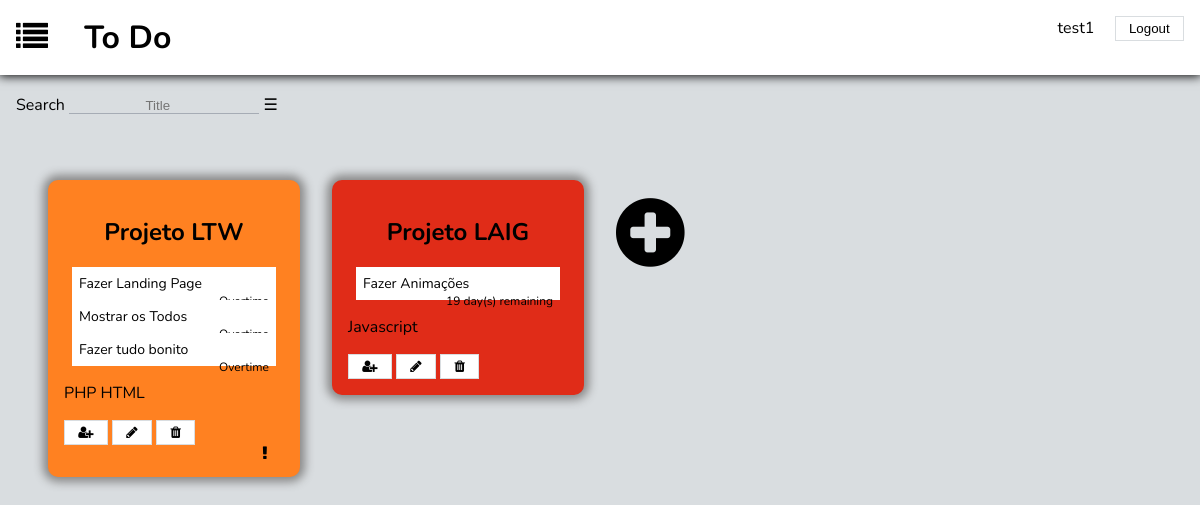
The page /home_page.php (signed in) on the database its author committed.
### tables this page shows
CREATE TABLE belongs (
	list_id INTEGER REFERENCES lists NOT NULL, 
	usr_id INTEGER REFERENCES users NOT NULL,
	PRIMARY KEY(list_id, usr_id)
);

CREATE TABLE lists (
	id INTEGER PRIMARY KEY AUTOINCREMENT,
	title VARCHAR NOT NULL,
	done INTEGER DEFAULT(-1),
	priority INTEGER DEFAULT(3)
);

CREATE TABLE hasCategories (
	list_id INTEGER REFERENCES lists NOT NULL,
	cat_id INTEGER REFERENCES categories NOT NULL,
	PRIMARY KEY(list_id, cat_id)
);

CREATE TABLE categories (
	cat_id INTEGER PRIMARY KEY AUTOINCREMENT,
	cat_name VARCHAR NOT NULL
);

### database/list.php (called while the page is built, shortened)
<?php
	function getAllLists($username){
		global $dbh;
		$stmt = $dbh->prepare("SELECT * FROM lists, users, belongs
								WHERE lists.id = belongs.list_id AND belongs.usr_id = users.usr_id AND usr_username = ?;");
		$stmt->execute(array($username));
		return $stmt->fetchAll();
	}
	function getListCategories($list_id){
		global $dbh;
		$stmt = $dbh->prepare("SELECT * FROM lists, hasCategories, categories
								WHERE hasCategories.list_id = lists.id AND hasCategories.cat_id = categories.cat_id AND lists.id = ?");
		$stmt->execute(array($list_id));
		return $stmt->fetchAll();
	}
	function getListTodos($list_id){
		global $dbh;
		$stmt = $dbh->prepare("SELECT todos.todo_id, todos.name, todos.limit_date, todos.done FROM todos, hasItems, lists
								WHERE lists.id = hasItems.list_id AND hasItems.todo_id = todos.todo_id AND lists.id = ?");
		$stmt->execute(array($list_id));
		return $stmt->fetchAll();
	}
?>

### templates/todos/time.php (called while the page is built, shortened)
<?php
	function getTimeDiff($ref){
		$currdt = new DateTime("now");
		$refdt = new DateTime($ref);
		$days = $currdt->diff($refdt)->format('%R%a');
		if($days > 0)
			$resMsg = intval($days) . " day(s) remaining";
		else
			$resMsg = "Overtime";
		return $resMsg;
	}
?>

### templates/todos/show_lists.php (the view, shortened to what this page needs)
<div id="search">
	<label>Search
		<input type="search" placeholder="Title" name="search_title">
	</label>
	<label class="hamburger" for="hamburger"></label>
</div>
<section id="lists">
	<?php foreach ($lists as $list) { ?>
	<?php
	if($list['priority'] == 1)
		$priority = 'p1';
	else if($list['priority'] == 2)
		$priority = 'p2';
	else if($list['priority'] == 3)
		$priority = 'p3';
	$alert = "";
	if($list['done'] == 1)
		$check = 'check';
	else
		$check = 'not_check';
	?>
	<div>
		<div id=<?= $list['id']?> class="list <?= $priority?> <?= $check?>" onclick="location.href='list_page.php?list_id=<?= $list['list_id']?>'">
			<h2><?= $list['title']?></h2>
			<div class="todos">
				<?php foreach ($todos[$list['id']] as $todo) { ?>
				<?php
					if($todo['done'] == -1){
						$todoStatus = getTimeDiff($todo['limit_date']);
						if($alert != "Overtime" && $todoStatus == "Overtime")
							$alert = "alert";
					}
					else
						$todoStatus = "Done";
				?>
				<div class="todo">
					<p><?= $todo['name']?></p>
					<span><?= $todoStatus ?></span>
				</div>
				<?php } ?>
			</div>
			<div class="categories">
				<?php foreach ($categories[$list['id']] as $cat) { ?>
				<div class="category">
					<p><?= $cat['cat_name']?></p>
				</div>
				<?php } ?>
			</div>
			<button name="Invite"><i class="fa fa-user-plus" aria-hidden="true"></i></button>
			<button name="Edit"><i class="fa fa-pencil" aria-hidden="true"></i></button>
			<button name="Remove"><i class="fa fa-1x fa-trash" aria-hidden="true"></i></button>
			<i class="mark fa fa-exclamation <?= $alert?>" aria-hidden="true"></i>
		</div>
	</div>
		<?php } ?>
		<div id="ultimo">
			<a href="#"><i class="fa fa-plus-circle" aria-hidden="true"></i></a>
		</div>
</section>

### css/todos.css (style rules this page uses)
body { background-color: #d9dde0; font-family: 'Nunito', sans-serif; margin: 0; }
a { text-decoration: none; color: black; }
button, input[type="Submit"] { padding: 0.3em 1em; background-color: white; border: 1px solid #d9dde0; color: black; }
input { border: 0; border-bottom: 1px solid #a6acb5; text-align: center; background-color: inherit; padding: 0.5em 0.5em 0 0.5em; color: black; }
#lists a { text-decoration: none; color: black; }
#lists { margin: 2em; display: grid; grid-template-columns: 25% 25% 25% 25%; grid-template-rows: auto; }
#lists > * { display: inline-block; margin: 1em 1em; }
.list { background-color: white; padding: 1em; border-radius: 10px; box-shadow: 0px 0px 10px 5px #888888; transition: transform 0.5s; }
#ultimo a { font-size: 5em; max-width: 10em; }
.list .mark { display: inline; margin-left: 90%; display: none; }
.list .alert { display: inherit; animation-duration: 2s; animation-name: blink; animation-iteration-count: infinite; }
.list h2 { text-align: center; border-radius: 10px; }
.todos { display: block; margin: 0 0.5em; border-radius: 10px; }
.todo { background-color: white; position: relative; padding: 0.5em; font-size: 14px; }
.todo span { font-size: 12px; }
.todo p { display: inline; }
span { margin-left: 2em; float: right; }
.category { display: inline-block; }
.p1 { background-color: #e02c18; }
.p2 { background-color: #ff8121; }
#search { display: inline-block; color: black; margin: 1em; }
#search .hamburger:before { content: "\2630"; }

### rows shown on the page
belongs: list.title "Projeto LTW", name "Fazer Landing Page", name "Mostrar os Todos", name "Fazer tudo bonito", todoStatus "Overtime"
hascategories: cat.cat_name "PHP"
hascategories: cat.cat_name "HTML"
belongs: list.title "Projeto LAIG", name "Fazer Animações", todoStatus "19 day(s) remaining"
hascategories: cat.cat_name "Javascript"

### other values the page prints
$_SESSION['username'] "test1"
